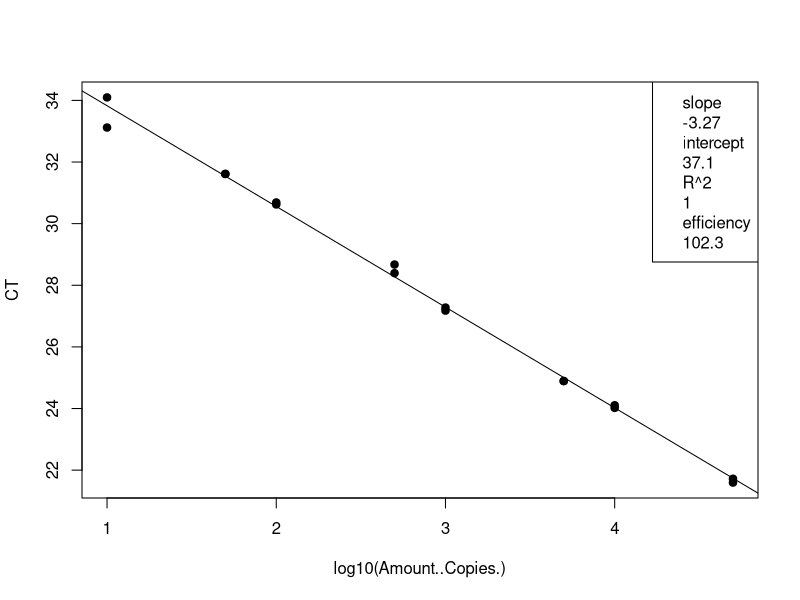
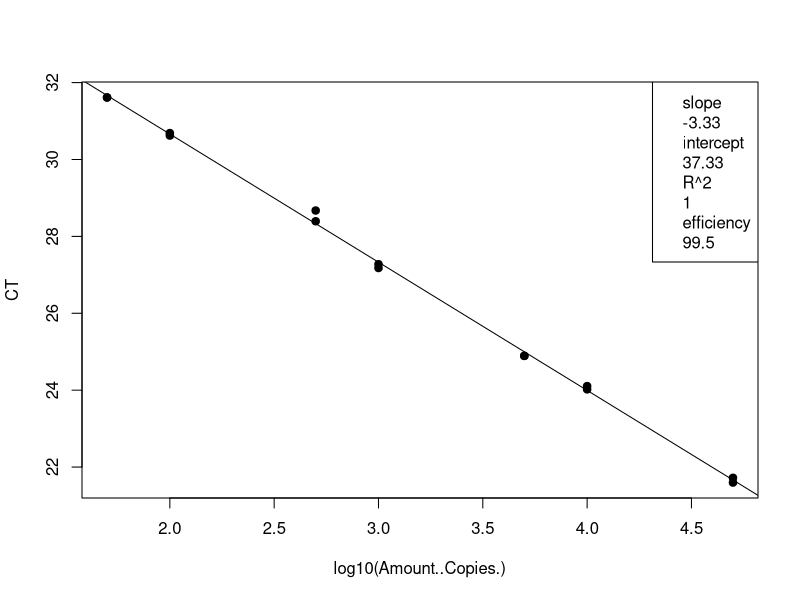
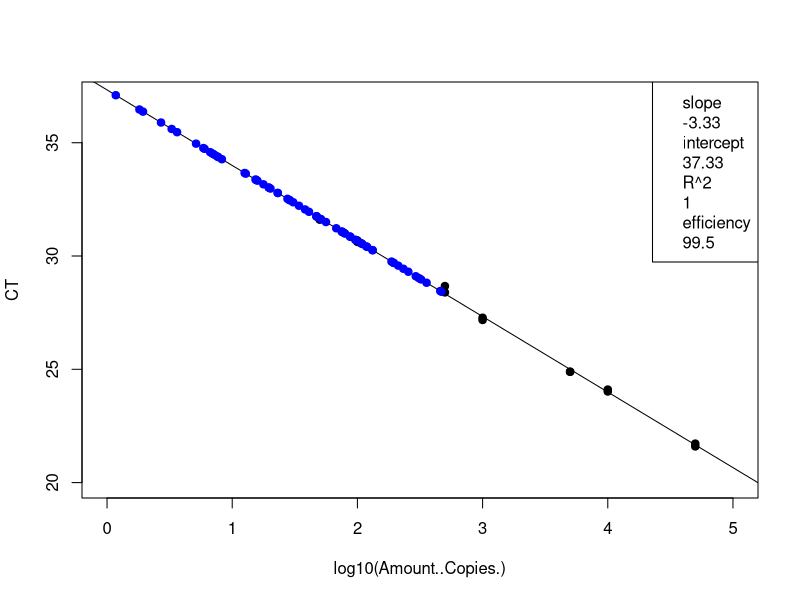
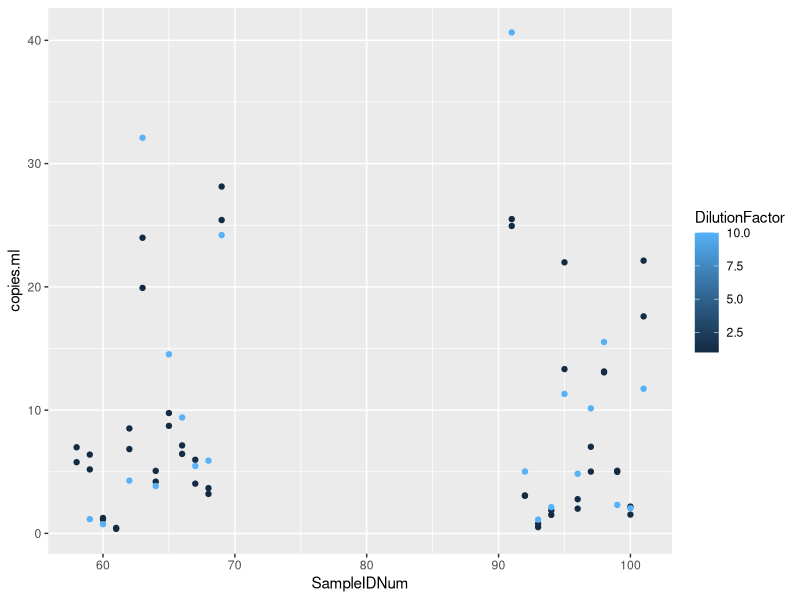

Write R code to recreate these figures, in order.
## ---- chunk 1
knitr::opts_chunk$set(echo = TRUE)

## ---- chunk 2
# load the data (note data file must be in this repository)
data <- read.csv("Plate3_E.coli_qPCRConversion.csv")
View(data)

# clean up the data file (there is some stuff at the bottom and extra blank rows)
#data <- data[-92:-93,] # This removes rows 92-95
View(data)

# assign to the correct data class #warning message about NAs is OK
class(data$CT) # check the data class type
data$CT <- as.numeric(as.character(data$CT)) # change to numeric
data$Amount..Copies. <- as.numeric(as.character(data$Amount..Copies.)) # change to numeric
## ---- chunk 3
# linear regression of standard curve
standards = data[1:16,]
standardCurve <- lm(CT ~ log10(Amount..Copies.), data = standards)
  
standardCurvePlot <- plot(CT ~ log10(Amount..Copies.), data = standards, pch=19) 
abline(coef(standardCurve)) 
legend("topright", legend=c(paste= "slope", round(standardCurve$coefficients[2], 2), 
                            paste= "intercept", round(standardCurve$coefficients[1], 2), 
                            paste= "R^2", round(summary(standardCurve)$r.squared, 2),
                            paste = "efficiency", round((10^(-1/standardCurve$coefficients[2])-1)*100, 1)))
## ---- chunk 4
# remove standards that sucked and redo analysis NOT NEEDED 21 Jan 2020
standards <- standards[-15:-16,] # uncomment this line and change which rows to remove
standardCurve <- lm(CT ~ log10(Amount..Copies.), data = standards)

standardCurvePlot <- plot(CT ~ log10(Amount..Copies.), data = standards, pch=19)
abline(coef(standardCurve))
col = "blue"
legend("topright", legend=c(paste= "slope", round(standardCurve$coefficients[2], 2),
                            paste= "intercept", round(standardCurve$coefficients[1], 2),
                            paste= "R^2", round(summary(standardCurve)$r.squared, 2),
                            paste = "efficiency", round((10^(-1/standardCurve$coefficients[2])-1)*100, 1)))
## ---- chunk 5
# data set of unknowns including info on standard curve
#unknowns = subset(data, Name == "UNKNOWN")
unknowns = data[17:85,]
#unknowns <- unknowns[-1:-3,] # uncomment this line and change which rows to remove if these samples were outside of the standard curve

# add new columns to the data table
unknowns$plate_num = 1 #change to the actual plate number
unknowns$standard_slope = standardCurve$coefficients[2]
unknowns$standard_intercept = standardCurve$coefficients[1]
unknowns$R2 = summary(standardCurve)$r.squared
unknowns$efficiency =  (10^(-1/standardCurve$coefficients[2])-1)*100
  
# add a new column that interpolates copies/well from Ct for the unknowns
unknowns$log.copies.well = ((unknowns$CT - standardCurve$coefficients[1])/standardCurve$coefficients[2])
unknowns$copies.well = 10^unknowns$log.copies.well

# copies/ul extract accounting for dilution factor
vol.well = 3 #qPCR template volume in ul
unknowns$vol.well = vol.well
unknowns$copies.ul = ((unknowns$copies.well/vol.well)*unknowns$DilutionFactor)

# copies/extraction
vol.elution = 110 #DNA extraction elution volume in ul
unknowns$vol.elution = vol.elution
unknowns$copies.extraction = (unknowns$copies.ul*vol.elution)

# copies/ml #Volume is volume of sample filtered in mL
unknowns$copies.ml = (unknowns$copies.extraction/unknowns$Volume)


## ---- chunk 6
standards <- standards[-15:-16,] # uncomment this line and change which rows to remove
standardCurve <- lm(CT ~ log10(Amount..Copies.), data = standards)

standardCurvePlot <- plot(CT ~ log10(Amount..Copies.), data = standards, pch=19, ylim=c(20,37), xlim=c(0,5))
abline(coef(standardCurve))
col = "blue"
legend("topright", legend=c(paste= "slope", round(standardCurve$coefficients[2], 2),
                            paste= "intercept", round(standardCurve$coefficients[1], 2),
                            paste= "R^2", round(summary(standardCurve)$r.squared, 2),
                            paste = "efficiency", round((10^(-1/standardCurve$coefficients[2])-1)*100, 1)))

unknowns = unknowns[1:69,]
standardCurve <- lm(CT ~ log10(copies.well), data = unknowns)

standardCurvePlot <- points(CT ~ log10(copies.well), data = unknowns, pch=19, col = "blue")


#abline(coef(standardCurve))
#legend("topright", legend=c(paste= "slope", round(standardCurve$coefficients[2], 2),
                            #paste= "intercept", round(standardCurve$coefficients[1], 2),
                            #paste= "R^2", round(summary(standardCurve)$r.squared, 2),
                            #paste = "efficiency", round((10^(-1/standardCurve$coefficients[2])-1)*100, 1)))
## ---- chunk 7
# make a plot that compares the diluted to undiluted replicates for each sample including dilution factor
library("ggplot2")
unknowns$SampleIDNum <- as.numeric(as.character(unknowns$SampleIDNum)) # change to numeric
replicates = unknowns[1:71,]
#replicates <- replicates[-18,] # This removes rows (B11)
#replicates <- replicates[-32,] # This removes rows (D8)
#replicates <- replicates[-55,] # This removes rows (G5)
qplot(SampleIDNum,copies.ml, data=replicates, col=DilutionFactor)
## ---- chunk 8
# write csv file
write.csv(unknowns, file = "Plate3_E.coli_ConvertedData.csv", row.names=FALSE, na="")

# average the replicates (if not strongly inhibited) and make a new file
library(dplyr)
data.average = unknowns %>% group_by(SampleIDNum) %>% summarise(copies.ml = mean(copies.ml, na.rm = T))
write.csv(data.average, file = "Plate3_E.coli_Averaged.csv", row.names=FALSE, na="")
